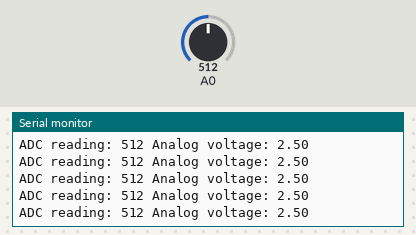
Simulated run of this sketch. Board: Arduino Uno, built with avr-gcc and run on an emulated ATmega328P. Parts: the last lines printed to the serial monitor. Inputs (shaded band) come from the test bench; at power-on: A0 = 512.

Above: at 1.2 s.
1.3 s: A0 set to 981
At 1.4 s:
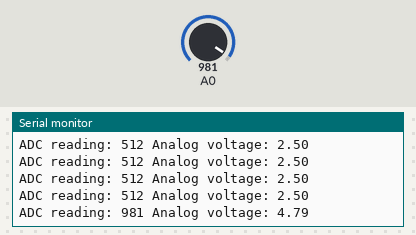
4.3 s: A0 set to 1011
At 4.32 s:
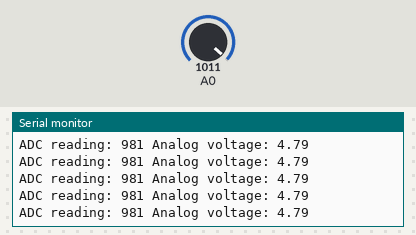
16.3 s: A0 set to 89
At 16.3 s:
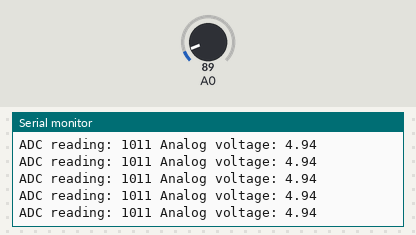
19.3 s: A0 set to 110
At 19.47 s:
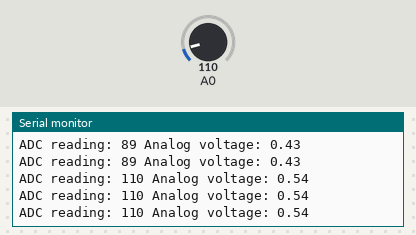
Timing chart, 0 to 21.8 s (numbered marks = the images above; inputs shaded):
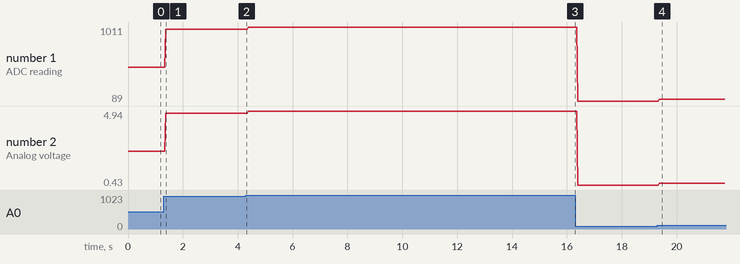

The sketch:

use_potentiometer.ino
```cpp
void setup() {
  // initialize serial communication at 9600 bits per second:
  Serial.begin(9600);
}

// the loop routine runs over and over again forever:
void loop() {
  // read the input on analog pin 0:
  int sensorValue = analogRead(A0);
  float voltage = sensorValue * (5.0 / 1023.0);
  // print out the value you read:
  Serial.print("ADC reading: ");
  Serial.print(sensorValue);
  Serial.print(" Analog voltage: ");
  Serial.println(voltage);
  delay(1);  // delay in between reads for stability
}
```

Measured:
- after the input at 1.3 s, the serial monitor: prints a new line after 0.08 s (image 1)
- after the input at 19.3 s, the serial monitor: prints a new line after 0.07 s (image 4)
- plotted number 1: 512 → 981 after the input at 1.3 s, 981 → 1011 after the input at 4.3 s, 1011 → 89 after the input at 16.3 s, 89 → 110 after the input at 19.3 s
- plotted number 2: 2.5 → 4.79 after the input at 1.3 s, 4.79 → 4.94 after the input at 4.3 s, 4.94 → 0.43 after the input at 16.3 s, 0.43 → 0.54 after the input at 19.3 s
